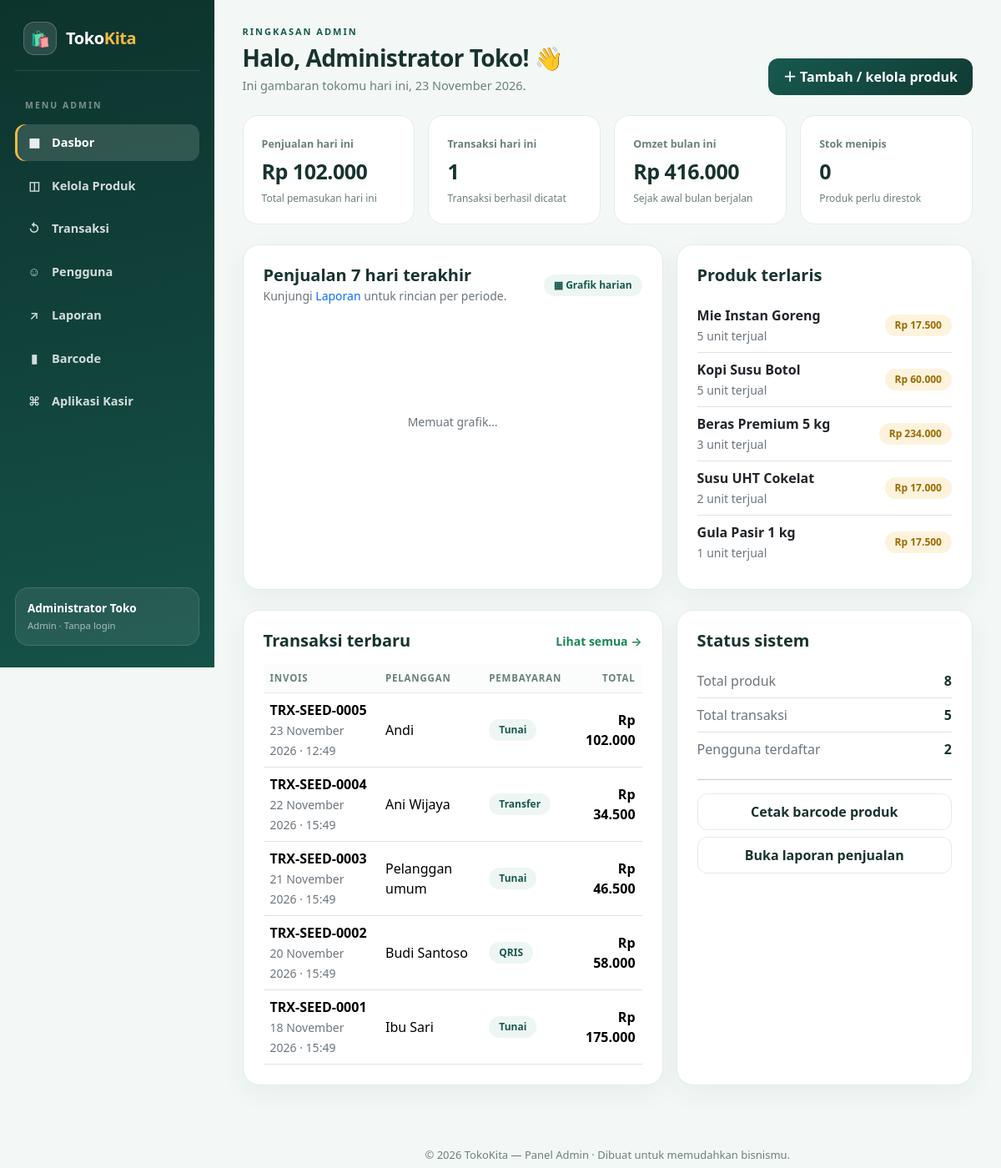
The app's page /admin/index.php with its own data.
### tables this page shows
CREATE TABLE sales (
    id INT UNSIGNED AUTO_INCREMENT PRIMARY KEY,
    invoice VARCHAR(40) NOT NULL UNIQUE,
    customer VARCHAR(120) NOT NULL DEFAULT 'Pelanggan umum',
    payment_method VARCHAR(30) NOT NULL,
    total DECIMAL(12,2) NOT NULL,
    paid DECIMAL(12,2) NOT NULL,
    change_amount DECIMAL(12,2) NOT NULL DEFAULT 0,
    created_at TIMESTAMP NOT NULL DEFAULT CURRENT_TIMESTAMP,
    INDEX idx_sales_created (created_at)
);

### template/auth.php (called while the page is built, shortened)
<?php
if (!function_exists('h')) {
    function h($value): string
    {
        return htmlspecialchars((string) $value, ENT_QUOTES | ENT_SUBSTITUTE, 'UTF-8');
    }
}
if (!function_exists('money')) {
    function money($value): string
    {
        return 'Rp ' . number_format((float) $value, 0, ',', '.');
    }
}
function currentUser(): ?array
{
    return [
        'id' => 1,
        'username' => 'admin',
        'nama' => 'Administrator Toko',
        'role' => 'admin',
    ];
}
if (!function_exists('indoDate')) {
    function indoDate(string $date, bool $time = false): string
    {
        $months = [1 => 'Januari', 'Februari', 'Maret', 'April', 'Mei', 'Juni', 'Juli', 'Agustus', 'September', 'Oktober', 'November', 'Desember'];
        $t = strtotime($date);
        return date('j', $t) . ' ' . $months[(int) date('n', $t)] . ' ' . date('Y', $t) . ($time ? ' · ' . date('H:i', $t) : '');
    }
}

### admin/index.php (the view, shortened to what this page needs)
<?php
require __DIR__ . '/../template/config.php';
require __DIR__ . '/../template/auth.php';
$today = $koneksi->query("SELECT COUNT(*) AS orders_count, COALESCE(SUM(total),0) AS revenue FROM sales WHERE created_at >= CURDATE() AND created_at < CURDATE() + INTERVAL 1 DAY")->fetch();
$monthRevenue = $koneksi->query("SELECT COALESCE(SUM(total),0) FROM sales WHERE created_at >= DATE_FORMAT(CURDATE(), '%Y-%m-01')")->fetchColumn();
$totals = $koneksi->query('SELECT (SELECT COUNT(*) FROM products) AS products, (SELECT COUNT(*) FROM sales) AS sales, (SELECT COUNT(*) FROM users) AS users')->fetch();
$lowStock = $koneksi->query('SELECT COUNT(*) FROM products WHERE stock <= min_stock')->fetchColumn();
$recentSales = $koneksi->query('SELECT * FROM sales ORDER BY id DESC LIMIT 6')->fetchAll();
$bestSellers = $koneksi->query('SELECT product_name, SUM(quantity) AS units, SUM(subtotal) AS amount FROM sale_items GROUP BY product_name ORDER BY units DESC LIMIT 5')->fetchAll();
require __DIR__ . '/_layout_top.php';
?>
    <div class="page-head">
        <div>
            <div class="eyebrow">RINGKASAN ADMIN</div>
            <h1>Halo, <?= h(currentUser()['nama']) ?>! 👋</h1>
            <p>Ini gambaran tokomu hari ini, <?= h(indoDate(date('Y-m-d'))) ?>.</p>
        </div>
        <a class="btn btn-brand" href="produk.php">＋ Tambah / kelola produk</a>
    </div>
    <div class="row g-3 mb-4">
        <div class="col-6 col-lg-3"><div class="stat-tile"><span class="lbl">Penjualan hari ini</span><strong><?= money($today['revenue']) ?></strong><span class="foot">Total pemasukan hari ini</span></div></div>
        <div class="col-6 col-lg-3"><div class="stat-tile"><span class="lbl">Transaksi hari ini</span><strong><?= number_format((int) $today['orders_count'], 0, ',', '.') ?></strong><span class="foot">Transaksi berhasil dicatat</span></div></div>
        <div class="col-6 col-lg-3"><div class="stat-tile"><span class="lbl">Omzet bulan ini</span><strong><?= money($monthRevenue) ?></strong><span class="foot">Sejak awal bulan berjalan</span></div></div>
        <div class="col-6 col-lg-3"><div class="stat-tile"><span class="lbl">Stok menipis</span><strong><?= number_format((int) $lowStock, 0, ',', '.') ?></strong><span class="foot">Produk perlu direstok</span></div></div>
    </div>
    <div class="row g-3 mb-4">
        <div class="col-lg-7">
            <div class="card-soft p-4 h-100">
                <div class="d-flex justify-content-between align-items-center mb-2">
                    <div><h5 class="mb-0 fw-bold">Penjualan 7 hari terakhir</h5><small class="text-secondary">Kunjungi <a href="../laporan/">Laporan</a> untuk rincian per periode.</small></div>
                    <span class="pill">▦ Grafik harian</span>
                </div>
                <div class="bar-chart" data-chart>
                    <div class="text-secondary small w-100 text-center py-5">Memuat grafik…</div>
                </div>
            </div>
        </div>
        <div class="col-lg-5">
            <div class="card-soft p-4 h-100">
                <h5 class="fw-bold mb-3">Produk terlaris</h5>
                <?php if (!$bestSellers): ?>
                    <p class="text-secondary mb-0">Belum ada penjualan tercatat.</p>
                <?php else: ?>
                    <div class="list-group list-group-flush">
                        <?php foreach ($bestSellers as $i => $row): ?>
                            <div class="list-group-item bg-transparent d-flex justify-content-between align-items-center px-0">
                                <div><strong><?= h($row['product_name']) ?></strong><br><small class="text-secondary"><?= (int) $row['units'] ?> unit terjual</small></div>
                                <span class="pill gold"><?= money($row['amount']) ?></span>
                            </div>
                        <?php endforeach; ?>
                    </div>
                <?php endif; ?>
            </div>
        </div>
    </div>
    <div class="row g-3">
        <div class="col-lg-7">
            <div class="card-soft p-4 h-100">
                <div class="d-flex justify-content-between align-items-center mb-3">
                    <h5 class="fw-bold mb-0">Transaksi terbaru</h5>
                    <a class="text-success fw-semibold small" href="transaksi.php">Lihat semua →</a>
                </div>
                <?php if (!$recentSales): ?>
                    <p class="text-secondary mb-0">Belum ada transaksi.</p>
                <?php else: ?>
                    <div class="table-responsive">
                        <table class="table align-middle mb-0">
                            <thead><tr><th>INVOIS</th><th>PELANGGAN</th><th>PEMBAYARAN</th><th class="text-end">TOTAL</th></tr></thead>
                            <tbody>
                            <?php foreach ($recentSales as $row): ?>
                                <tr>
                                    <td><strong><?= h($row['invoice']) ?></strong><br><small class="text-secondary"><?= h(indoDate($row['created_at'], true)) ?></small></td>
                                    <td><?= h($row['customer']) ?></td>
                                    <td><span class="pill"><?= h($row['payment_method']) ?></span></td>
                                    <td class="text-end fw-bold"><?= money($row['total']) ?></td>
                                </tr>
                            <?php endforeach; ?>
                            </tbody>
                        </table>
                    </div>
                <?php endif; ?>
            </div>
        </div>
        <div class="col-lg-5">
            <div class="card-soft p-4 h-100">
                <h5 class="fw-bold mb-3">Status sistem</h5>
                <div class="d-flex justify-content-between py-2 border-bottom"><span class="text-secondary">Total produk</span><strong><?= number_format((int) $totals['products'], 0, ',', '.') ?></strong></div>
                <div class="d-flex justify-content-between py-2 border-bottom"><span class="text-secondary">Total transaksi</span><strong><?= number_format((int) $totals['sales'], 0, ',', '.') ?></strong></div>
                <div class="d-flex justify-content-between py-2"><span class="text-secondary">Pengguna terdaftar</span><strong><?= number_format((int) $totals['users'], 0, ',', '.') ?></strong></div>
                <hr>
                <div class="d-grid gap-2">
                    <a class="btn btn-ghost-soft" href="../barcode/">Cetak barcode produk</a>
                    <a class="btn btn-ghost-soft" href="../laporan/">Buka laporan penjualan</a>
                </div>
            </div>
        </div>
    </div>
<?php require __DIR__ . '/_layout_bottom.php'; ?>

### admin/assets/admin.css (style rules this page uses)
:root { --brand: #103b34; --brand-2: #17594e; --accent: #f4b942; --ink: #18332f; --muted: #6b8079; --line: #e3ece9; --bg: #f3f8f6; }
body { background: var(--bg); color: var(--ink); font-family: 'Segoe UI', 'DM Sans', system-ui, -apple-system, sans-serif; min-height: 100vh; }
a { text-decoration: none; }
.page-head { display: flex; justify-content: space-between; align-items: flex-end; gap: 16px; flex-wrap: wrap; margin-bottom: 24px; }
.page-head .eyebrow { font-size: 11px; letter-spacing: 2px; font-weight: 800; color: var(--brand-2); margin-bottom: 6px; }
.page-head h1 { font-size: 28px; font-weight: 800; letter-spacing: -.6px; margin: 0; }
.page-head p { color: var(--muted); margin: 6px 0 0; font-size: 14.5px; }
.card-soft { background: #fff; border: 1px solid var(--line); border-radius: 20px; box-shadow: 0 10px 30px rgba(16, 59, 52, .05); }
.stat-tile { background: #fff; border: 1px solid var(--line); border-radius: 18px; padding: 20px 22px; }
.stat-tile .lbl { font-size: 12.5px; color: var(--muted); font-weight: 600; }
.stat-tile strong { font-size: 25px; font-weight: 800; display: block; margin-top: 4px; letter-spacing: -.5px; }
.stat-tile .foot { font-size: 12px; color: var(--muted); }
.pill { display: inline-flex; align-items: center; gap: 6px; border-radius: 999px; padding: 4px 12px; font-size: 12px; font-weight: 700; background: #eef6f3; color: var(--brand-2); }
.pill.gold { background: #fdf3dd; color: #9a6b00; }
.table thead th { font-size: 11.5px; letter-spacing: .8px; color: var(--muted); font-weight: 800; border-bottom: 1px solid var(--line); background: #fbfdfc; }
.table td { vertical-align: middle; }
.btn-brand { background: linear-gradient(135deg, var(--brand-2), var(--brand)); color: #fff; border: 0; border-radius: 12px; font-weight: 700; padding: 10px 18px; }
.btn-ghost-soft { border: 1.5px solid var(--line); background: #fff; color: var(--ink); border-radius: 12px; font-weight: 600; padding: 9px 16px; }
.bar-chart { display: flex; align-items: flex-end; gap: 12px; height: 190px; padding: 10px 4px 0; }

### records on screen
sales: invoice "TRX-SEED-0005", created_at "23 November 2026 · 12:49", customer "Andi", payment_method "Tunai", total "Rp 102.000"
sales: invoice "TRX-SEED-0004", created_at "22 November 2026 · 15:49", customer "Ani Wijaya", payment_method "Transfer", total "Rp 34.500"
sales: invoice "TRX-SEED-0003", created_at "21 November 2026 · 15:49", customer "Pelanggan umum", payment_method "Tunai", total "Rp 46.500"
sales: invoice "TRX-SEED-0002", created_at "20 November 2026 · 15:49", customer "Budi Santoso", payment_method "QRIS", total "Rp 58.000"
sales: invoice "TRX-SEED-0001", created_at "18 November 2026 · 15:49", customer "Ibu Sari", payment_method "Tunai", total "Rp 175.000"

### other values on screen
$ico "▦"
$label "Dasbor"
$ico "◫"
$label "Kelola Produk"
$ico "↺"
$label "Transaksi"
$ico "☺"
$label "Pengguna"
$ico "↗"
$label "Laporan"
$ico "▮"
$label "Barcode"
$ico "⌘"
$label "Aplikasi Kasir"
$user['nama'] "Administrator Toko"
